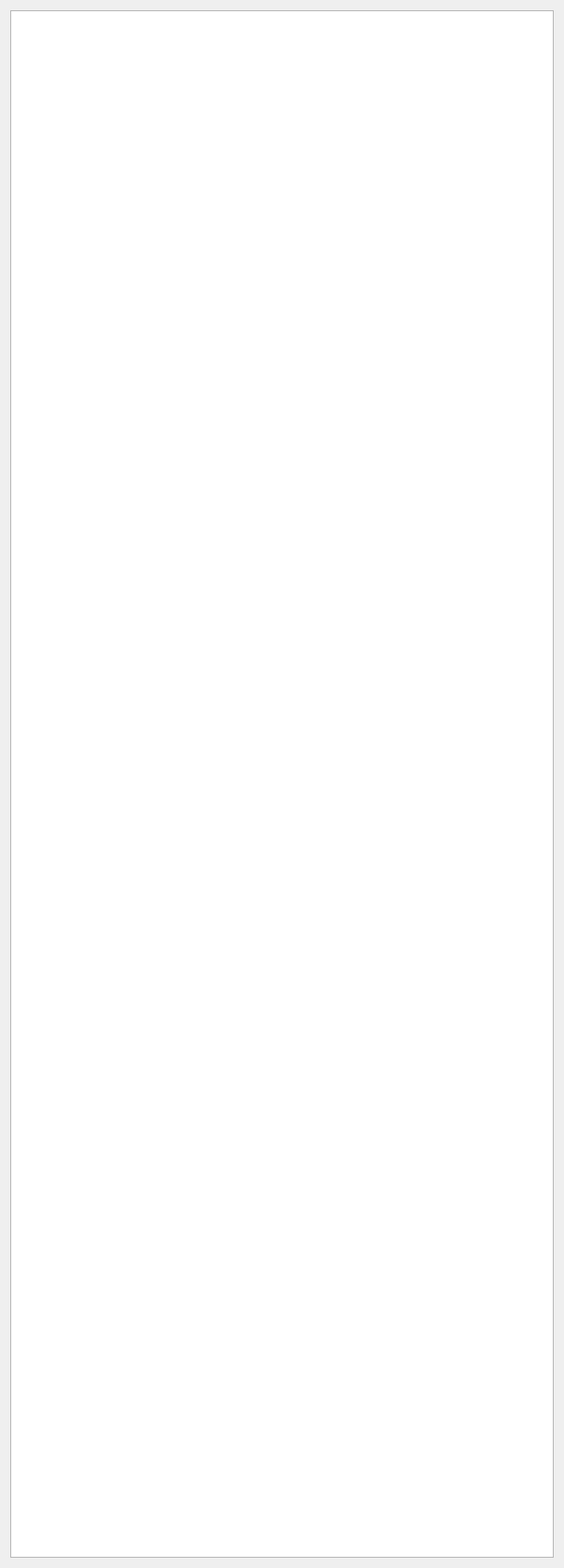
<?xml version="1.0" encoding="UTF-8"?>
<ui version="4.0">
 <class>main</class>
 <widget class="QDialog" name="main">
  <property name="geometry">
   <rect>
    <x>0</x>
    <y>0</y>
    <width>604</width>
    <height>1680</height>
   </rect>
  </property>
  <property name="baseSize">
   <size>
    <width>0</width>
    <height>0</height>
   </size>
  </property>
  <property name="windowTitle">
   <string>MKHelper</string>
  </property>
  <layout class="QVBoxLayout" name="verticalLayout">
   <item>
    <layout class="QVBoxLayout" name="verticalLayout_2">
     <item>
      <widget class="QTextEdit" name="textEdit"/>
     </item>
    </layout>
   </item>
   <item>
    <layout class="QVBoxLayout" name="verticalLayout_3"/>
   </item>
  </layout>
 </widget>
 <resources/>
 <connections/>
</ui>
